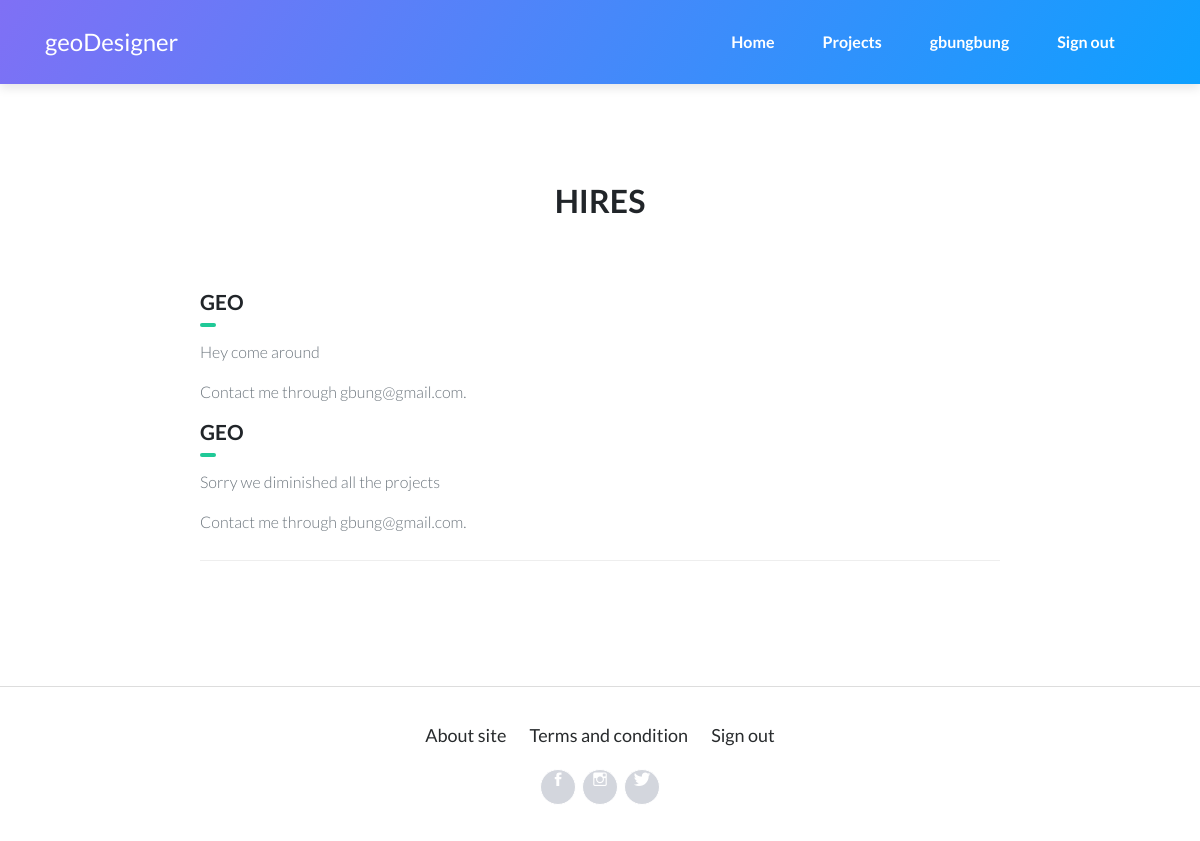
The app's page /hire/ (signed in) with its own data.
### portfolio/models.py (models this page shows, shortened)
class Hires(models.Model):
    name = models.CharField(max_length= 50)
    Your_email = models.EmailField()
    message = models.TextField()

### portfolio/views.py (the view, shortened to what this page needs)
# urls.py: path('hire/', views.Hire.as_view(), name='hire'),
class Hire(View):
    template_name= 'hireme.html'
    form_class= HireForm
    def get(self, request, *args, **kwargs):
        if request.user.is_authenticated:
            hires = Hires.objects.all()
            return render(request, 'hires.html', {'title':'Hires', 'hires':hires})
        else:
            form = self.form_class()
        return render(request, self.template_name, {'title':'Hire', 'form':form})

### portfolio/templates/hires.html
﻿{% extends "layout.html" %}
{% block content %}
<main class="page cv-page">
        <section class="portfolio-block cv">
            <div class="container">
                <div class="education group">
                    <div class="heading mb-4">
                        <h2 class="text-center">Hires</h2>
                    </div>
                    <div class="item mt-2">
                        {% for txt in hires %}
                        <div>
                        <div class="row">
                            <div class="col-md-6">
                                <h3>{{ txt.name }}</h3>
                                <h4 class="organization">{{ txt.subjects }}</h4>
                            </div>
                        </div>
                        <p class="text-muted">{{ txt.message }}</p>
                        <p class="text-muted">Contact me through {{ txt.Your_email }}.</p>
                        </div>
                        {% endfor %}
                    </div>
                </div>
            </div>
        </section>
    </main>
{% endblock content %}

### portfolio/templates/layout.html (shortened to what this page needs)
﻿<!DOCTYPE html>
<html>
<head>
    {% load staticfiles %}
    <link rel="stylesheet" href="{% static '/bootstrap/css/bootstrap.min.css' %}">
    <link rel="stylesheet" href="{% static '/fonts/ionicons.min.css' %}">
    <link rel="stylesheet" href="https://cdnjs.cloudflare.com/ajax/libs/pikaday/1.6.1/css/pikaday.min.css">
</head>
<body>
    <nav class="navbar navbar-dark navbar-expand-lg fixed-top bg-white portfolio-navbar gradient">
        <div class="container"><a class="navbar-brand logo" href="/">geoDesigner</a>
            <div class="collapse navbar-collapse"
                id="navbarNav">
                <ul class="nav navbar-nav ml-auto">
                    <li class="nav-item" role="presentation"><a class="nav-link active" href="/">Home</a></li>
                    <li class="nav-item" role="presentation"><a class="nav-link" href="{% url 'portfolio:projects' %}">Projects</a></li>
                    {% if request.user.is_authenticated %}
                    <li class="nav-item" role="presentation"><a class="nav-link" href="{% url 'portfolio:resume' %}">{{ user.username }}</a></li>
                    <li class="nav-item" role="presentation"><a class="nav-link" href="{% url 'portfolio:logout' %}">Sign out</a></li>
                    {% else %}
                    <li class="nav-item" role="presentation"><a class="nav-link" href="{% url 'portfolio:resume' %}">Resume</a></li>
                    <li class="nav-item" role="presentation"><a class="nav-link" href="{% url 'portfolio:hire' %}">Hire me</a></li>
                    {% endif %}
                </ul>
            </div>
        </div>
    </nav>
{% block content %}{% endblock %}
    <footer class="page-footer">
        <div class="container">
            <div class="links">
                <a href="{% url 'portfolio:resume' %}">About site</a>
                <a href="#">Terms and condition</a>
                {% if user.is_authenticated %}
                <a href="{% url 'portfolio:logout' %}">Sign out</a>
                {% else %}
                <a href="{% url 'portfolio:login' %}">Staff</a>
                {% endif %}
            </div>
            <div class="social-icons"><a href="#"><i class="icon ion-social-facebook"></i></a><a href="#"><i class="icon ion-social-instagram-outline"></i></a><a href="#"><i class="icon ion-social-twitter"></i></a></div>
        </div>
    </footer>
</body>
</html>

### records on screen
Hires: name "GEO", message "Hey come around", Your_email "gbung@gmail.com"
Hires: name "GEO", message "Sorry we diminished all the projects", Your_email "gbung@gmail.com"

### other values on screen
{{ user.username }} "gbungbung"
